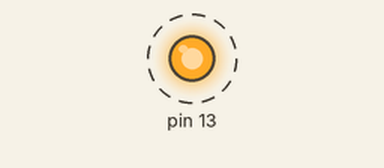
Bench run of a sketch on a simulated Arduino Uno, built with avr-gcc and run on an emulated ATmega328P. Shown: output pins drawn as LEDs (lit = HIGH). Dashed ring = blinking.

Above: at 0.5 s.
Timing chart, 0 to 4.6 s (numbered marks = the images above):
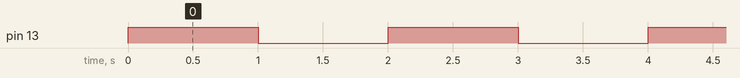

Measured:
- by itself, pin 13: alternates HIGH for 1.0 s and LOW for 1.0 s

The sketch:

task07c_blink_delay_ms.ino
```cpp
// Задание 7В: мигание D13 через регистры порта, задержка _delay_ms()
#include <util/delay.h>

void setup() {
  DDRB = 0b00100000;
}

void loop() {
  PORTB |= (1 << 5);
  _delay_ms(1000);
  PORTB &= ~(1 << 5);
  _delay_ms(1000);
}
```
